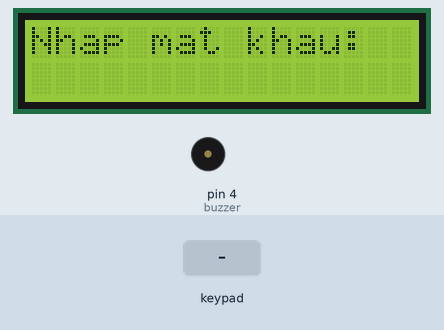
This sketch was run on a simulated Arduino Mega 2560, built with avr-gcc and run on an emulated ATmega2560. Shown: 16×2 character LCD, buzzer (waves = sounding, pin HIGH). The test bench sets the inputs (shaded band).

Above: at 1.4 s.
1.5 s: keypad keys 3 7 6 8 * pressed 0.4 s apart
At 3.1 s:
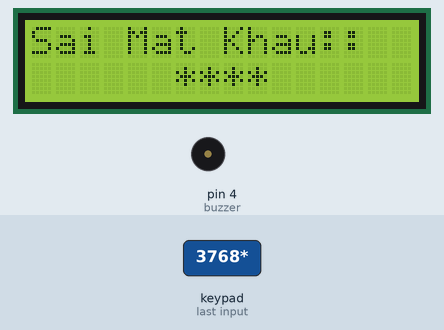
5.0 s: keypad keys 3 7 6 8 pressed 0.4 s apart
At 9.4 s:
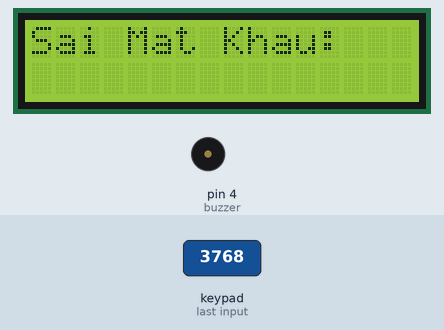
9.6 s: key '1' pressed
At 10.3 s:
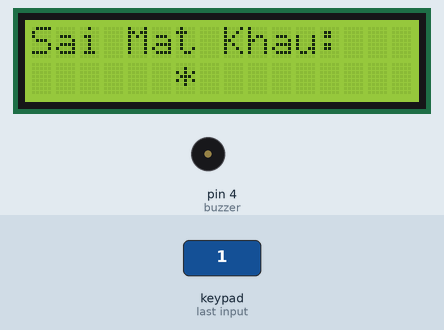
11.1 s: key '2' pressed
At 11.4 s:
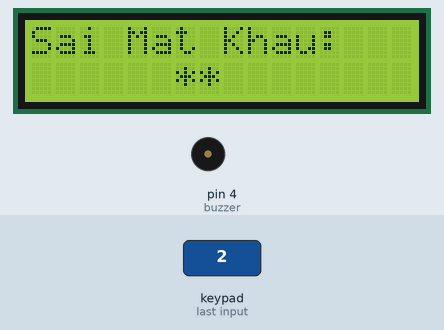
Timing chart, 0 to 13.6 s (numbered marks = the images above; inputs shaded):
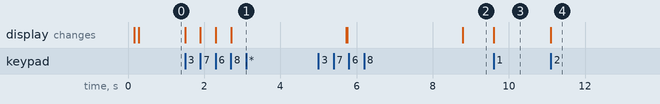

Measured:
- after the input at 1.5 s, the display: first changes at once (image 1 shows a later state)
- after the input at 5.0 s, the display: first differs from a run without the input after 3.8 s (image 2)
- after the input at 9.6 s, the display: changes at once (image 3)
- after the input at 11.1 s, the display: changes at once (image 4)

The sketch:

lock_door.ino
```cpp
#include <Adafruit_Fingerprint.h>
#include <Keypad.h>
#include <TimerOne.h>
#include <EEPROM.h>
#include <LiquidCrystal_I2C.h>
#include <Servo.h>
#include <SoftwareSerial.h>
LiquidCrystal_I2C lcd(0x27,16,2);

#define mySerial Serial1

#define CHANGE_PASS 0
#define ADD_FINGER 1
#define RUN_NORMAL 2
#define CHECK_PASS 3
#define FIRST_PASS 4
#define SECOND_PASS 8

#define SET_PASS_KEY 5
#define NORMAL_KEY 6
#define NO_KEY     7

#define PASS_OK 9
#define PASS_NOT_OK 10
#define COMPARE_PASS 11
#define COM_PASS 12
#define PASS_RECORDED 13
#define PASS_CHECK_NOT 14

int buzzer = 4;

void get_pass(void);

byte value0 = 0;
byte value1 = 0;
byte value2 = 0;
byte value3 = 0;

uint32_t value = 0;

char pass[4] = {0};
int count_pass = 0;
char key = 0;
char state = PASS_NOT_OK;
//char status_pass = NOT_OK;
uint32_t pas = 1234;
uint32_t pass_finger = 0;
uint32_t buffer1_pass = 0;
uint32_t buffer2_pass = 0;
char is_First = FIRST_PASS;
const byte rows = 4; //số hàng
const byte columns = 3; //số cột
volatile int mode = RUN_NORMAL;
int lcd_print = 0;
int record_fail = 0;
int dis = 0;
char keys[rows][columns] =
{
  {'1', '2', '3'},
  {'4', '5', '6'},
  {'7', '8', '9'},
  {'*', '0', '#'},
};
int servoPos = 0;
byte rowPins[rows] = {3, 7, 6, 8};
byte columnPins[columns] = {10, 9, 12};

Keypad keypad = Keypad(makeKeymap(keys), rowPins, columnPins, rows, columns);
SoftwareSerial mySerial(2, 5);
void setup()
{
  Timer1.initialize(100000);
  Timer1.attachInterrupt(get_pass);
  Serial.begin(9600);
  while (!Serial);
  delay(100);
  lcd.begin();
  delay(50);
  lcd.backlight();
  delay(50);
  lcd.setCursor(0,0);
  lcd.print("Nhap mat khau:");

  pinMode(buzzer, OUTPUT);
  digitalWrite(buzzer, LOW);
}

void loop()
{
  if(mode != RUN_NORMAL)
  {
    if((dis == 0)&&(mode == CHANGE_PASS))
    {
    lcd.clear();
    lcd.setCursor(0,0);
    lcd.print("Cai Dat Mat Khau");
    delay(3000);
    lcd.clear();
    dis = 1;
    }
    if((dis == 1)&&(mode == CHANGE_PASS))
    {
    lcd.setCursor(0,0);
    lcd.print("Nhap mat khau:");
    if(lcd_print != 0)
    {
       lcd.setCursor(lcd_print,1);
       lcd.print("*");
       if(lcd_print == 9)
       {
        lcd_print = 0;
        dis = 2;
        lcd.clear();
       }
    }

    }
  if(state == CHECK_PASS)
  {
    value0 = EEPROM.read(0);
    value1 = EEPROM.read(1);
    value2 = EEPROM.read(2);
    value3 = EEPROM.read(3);
    value = 1000*value0 + 100*value1 + 10*value2 + value3;
    if(pass_finger == value)
    {
        state = PASS_OK;
    }
    else
    {
        lcd.setCursor(0,0);
        lcd.print("Sai Mat Khau:");
        state = PASS_NOT_OK;
        if(mode == PASS_RECORDED)
        {
          state = PASS_CHECK_NOT;
        }
        mode = RUN_NORMAL;
        dis = 0;
    }

  }
  if((mode == PASS_RECORDED)&&(state == PASS_OK))
  {
    mode = RUN_NORMAL;
  }
  if((mode == CHANGE_PASS)&&(state == PASS_OK))
  {
      lcd.setCursor(0,0);
      lcd.print("Mat Khau Moi:");
      if(lcd_print != 0)
      {
        lcd.setCursor(lcd_print,1);
        lcd.print("*");
        if(lcd_print == 9)
        {
          lcd_print = 0;
          state = FIRST_PASS;
          lcd.clear();
        }
      }
  }
  if((state == FIRST_PASS))
  {
    lcd.setCursor(0,0);
    lcd.print("Nhap Lai Mat Khau:");
    if(lcd_print != 0)
    {
      lcd.setCursor(lcd_print,1);
      lcd.print("*");
      if(lcd_print == 9)
      {
        lcd_print = 0;
      }
    }
  }
  if(state == COM_PASS)
  {
    if(state == COM_PASS)
    {
    if(buffer1_pass == buffer2_pass)
    {
      value0 = buffer2_pass/1000;
      buffer2_pass = buffer2_pass - value0*1000;
      value1 = buffer2_pass/100;
      buffer2_pass = buffer2_pass - value1*100;
      value2 = buffer2_pass/10;
      buffer2_pass = buffer2_pass - value2*10;
          EEPROM.write(0, value0);
          EEPROM.write(1, value1);
          EEPROM.write(2, value2);
          EEPROM.write(3, buffer2_pass);
          lcd.clear();
          lcd.setCursor(0,0);
          lcd.print("Thanh Cong");
          delay(3000);
          lcd.clear();
            lcd.setCursor(0,0);
            lcd.print("Nhap mat khau:");
          dis = 0;
    }
    else
    {
      lcd.clear();
      lcd.setCursor(0,0);
      lcd.print("Khong Khop");
      delay(3000);
      lcd.clear();
      lcd.setCursor(0,0);
      lcd.print("Nhap mat khau:");
      dis = 0;
    }
    mode = RUN_NORMAL;
    state = PASS_NOT_OK;
    delay(3000);
    }
  }
  }
  else
  {
    if(lcd_print != 0)
    {
      lcd.setCursor(lcd_print,1);
      lcd.print("*");

        if(state == PASS_OK)
        {
          lcd.clear();
          delay(100);
          lcd.setCursor(0,0);
          lcd.print("Chinh xac");
          state = PASS_NOT_OK;
          lcd_print = 0;
          record_fail = 0;
          Serial.write('1');
          delay(3000);
          if(state == PASS_NOT_OK)
          {
            lcd.clear();
            lcd.setCursor(0,0);
            lcd.print("Nhap mat khau:");
          }
        }
        else if(state == PASS_CHECK_NOT)
        {
          record_fail++;
          state = PASS_NOT_OK;
          lcd_print = 0;
          if(record_fail == 3)
          {
            digitalWrite(buzzer, HIGH);
            record_fail = 0;
            delay(3000);
            digitalWrite(buzzer, LOW);
          }

          if(state == PASS_NOT_OK)
          {
            delay(3000);
            lcd.clear();
            lcd.setCursor(0,0);
            lcd.print("Nhap mat khau:");
          }
        }
        else
        {

        }
      }

  }

}


void get_pass(void)
{

  char i=0;
  uint32_t convert_pass = 0;
  char temp = keypad.getKey();
  if ((int)keypad.getState() ==  PRESSED) {
    if (temp != 0) {
      key = temp;
    }
  }
  if((temp == '*')&&(mode == RUN_NORMAL))
  {
    mode = CHANGE_PASS;
  }
  else if((temp == '#')&&(mode == RUN_NORMAL))
  {
      mode = ADD_FINGER;
  }
  else if((temp < 58)&&(temp > 47)&&(mode != RUN_NORMAL))
  {
      if(count_pass<4)
      {
        pass[count_pass] =  temp - 48;
        count_pass++;
        lcd_print = count_pass + 5;
      }
      if(count_pass == 4)
      {
        convert_pass = 1000*(pass[0]) + 100*(pass[1]) + 10*(pass[2]) + pass[3];
        count_pass = 0;
        if(((mode == CHANGE_PASS)||(mode == ADD_FINGER))&&(state == PASS_NOT_OK))
        {
            state = CHECK_PASS;
            pass_finger = convert_pass;
        }
        else if((mode == CHANGE_PASS)&&(state == PASS_OK))
        {
            state = FIRST_PASS;
            buffer1_pass = convert_pass;
        }
        else if((mode == CHANGE_PASS)&&(state == FIRST_PASS))
        {
            buffer2_pass = convert_pass;
            state = COM_PASS;
        }
        else
        {
        }
        for(i = 0; i < 4; i++)
        {
            pass[i] = 0;
        }
      }
  }
  else if(((temp < 58)&&(temp > 47))&&((mode == RUN_NORMAL))||(mode == PASS_RECORDED))
  {
      if(count_pass<4)
      {
        pass[count_pass] =  temp - 48;
        count_pass++;
        lcd_print = count_pass + 5;

      }
      if(count_pass == 4)
      {
        convert_pass = 1000*(pass[0]) + 100*(pass[1]) + 10*(pass[2]) + pass[3];
        count_pass = 0;
        for(i = 0; i < 4; i++)
        {
            pass[i] = 0;
        }
        state = CHECK_PASS;
        pass_finger = convert_pass;
        mode = PASS_RECORDED;
      }
  }
  else
  {

  }

  temp = 0;
}
```
